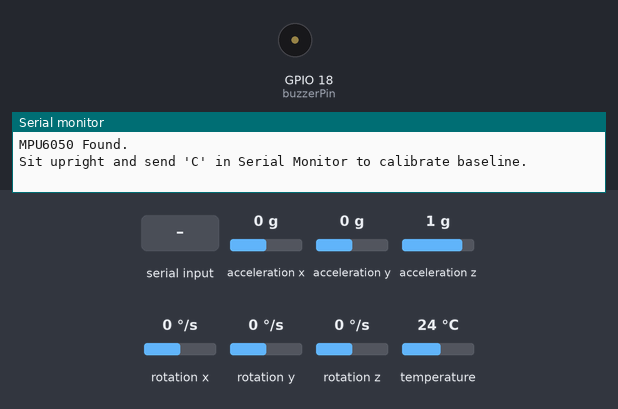
This sketch was run on a simulated ESP32. Parts: buzzer (waves = sounding, pin HIGH), the last lines printed to the serial monitor. The inputs (shaded band) are chosen by the test bench; at power-on: acceleration x 0 g, acceleration y 0 g, acceleration z 1 g, rotation x 0 °/s, rotation y 0 °/s, rotation z 0 °/s, temperature 24 °C.

Above: at 1.3 s.
1.4 s: "C" received over Serial
3.6 s: acceleration x set to -0.4 g
At 4.6 s:
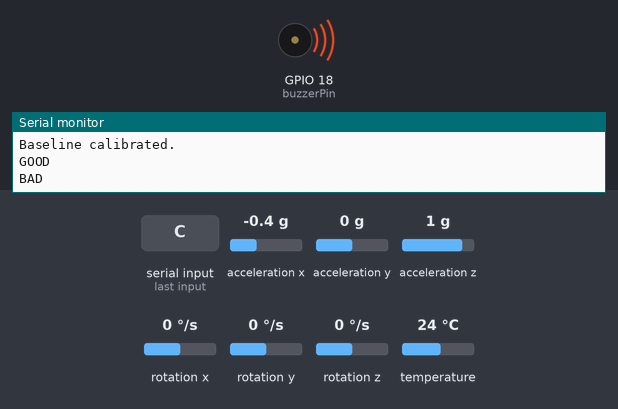
5.1 s: acceleration x set to 0 g
At 5.8 s:
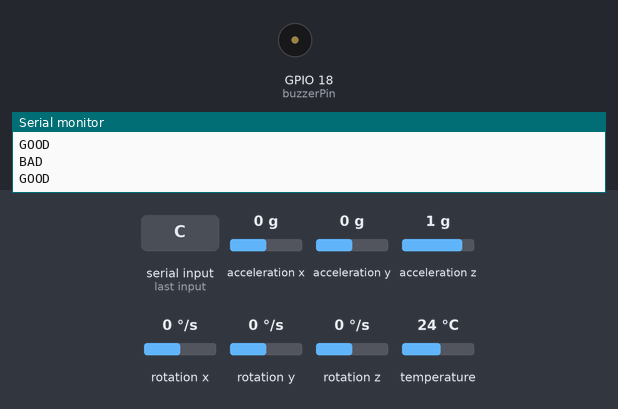
6.6 s: acceleration x set to -1.4 g
At 6.9 s:
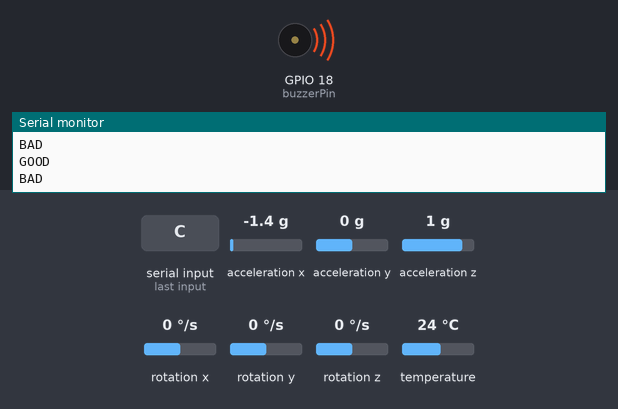
Timing chart, 0 to 9.1 s (numbered marks = the images above; inputs shaded):
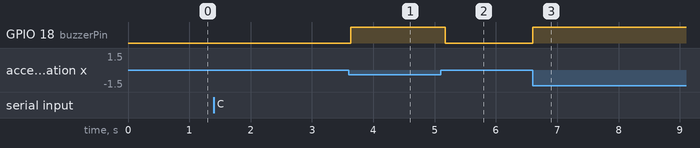

The sketch:

posture_goodbad3_calib_buzzer.ino
```cpp
#include <Adafruit_MPU6050.h>
#include <Adafruit_Sensor.h>
#include <Wire.h>

Adafruit_MPU6050 mpu;

// Calibration storage
bool hasBaseline = false;
float g0x = 0, g0y = 0, g0z = 0;

// Thresholds (tune if needed)
float goodAngleDeg = 12.0;   // angle from baseline considered GOOD
float badAngleDeg  = 15.0;   // angle considered BAD (hysteresis upper bound)

enum State {UNKNOWN, GOOD, BAD};
State posture = UNKNOWN;

// Buzzer pin
const int buzzerPin = 18;   // choose a safe GPIO pin on ESP32

void setup() {
  Serial.begin(115200);
  delay(100);

  // Init MPU at 0x69, fallback to 0x68
  if (!mpu.begin(0x69)) {
    Serial.println("MPU6050 not found at 0x69, trying 0x68...");
    if (!mpu.begin(0x68)) {
      Serial.println("MPU6050 not found. Check wiring.");
      while (1) { delay(10); }
    }
  }
  Serial.println("MPU6050 Found.");

  // Stability settings
  mpu.setAccelerometerRange(MPU6050_RANGE_8_G);
  mpu.setGyroRange(MPU6050_RANGE_500_DEG);
  mpu.setFilterBandwidth(MPU6050_BAND_21_HZ);

  // Buzzer setup
  pinMode(buzzerPin, OUTPUT);
  digitalWrite(buzzerPin, LOW); // start silent

  Serial.println("Sit upright and send 'C' in Serial Monitor to calibrate baseline.");
}

void loop() {
  // Listen for calibration command
  if (Serial.available()) {
    char c = Serial.read();
    if (c == 'C' || c == 'c') {
      calibrateBaseline();
    }
  }

  sensors_event_t a, g, temp;
  mpu.getEvent(&a, &g, &temp);

  float ax = a.acceleration.x;
  float ay = a.acceleration.y;
  float az = a.acceleration.z;

  if (hasBaseline) {
    float angleDeg = angleBetweenVectorsDeg(ax, ay, az, g0x, g0y, g0z);

    // Hysteresis decision
    State newPosture = posture;
    if (posture == UNKNOWN) {
      newPosture = (angleDeg <= goodAngleDeg) ? GOOD : BAD;
    } else if (posture == GOOD) {
      if (angleDeg >= badAngleDeg) newPosture = BAD;
    } else { // BAD
      if (angleDeg <= goodAngleDeg) newPosture = GOOD;
    }

    // Only act when state changes
    if (newPosture != posture) {
      posture = newPosture;
      if (posture == GOOD) {
        Serial.println("GOOD");
      } else {
        Serial.println("BAD");
      }
    }

    // Continuous buzzer logic
    if (posture == BAD) {
      digitalWrite(buzzerPin, HIGH);  // buzzer ON
    } else {
      digitalWrite(buzzerPin, LOW);   // buzzer OFF
    }

  } else {
    // Before calibration, print once every few seconds
    static unsigned long lastMsg = 0;
    if (millis() - lastMsg > 3000) {
      Serial.println("UNCALI");
      lastMsg = millis();
    }
  }

  delay(100);
}

void calibrateBaseline() {
  // Average a short burst to get a stable baseline
  const int M = 30;
  float sx = 0, sy = 0, sz = 0;
  for (int i = 0; i < M; i++) {
    sensors_event_t a, g, temp;
    mpu.getEvent(&a, &g, &temp);
    sx += a.acceleration.x;
    sy += a.acceleration.y;
    sz += a.acceleration.z;
    delay(20);
  }
  g0x = sx / M;
  g0y = sy / M;
  g0z = sz / M;
  hasBaseline = true;

  Serial.println("Baseline calibrated.");
  posture = UNKNOWN; // reset state
}

float angleBetweenVectorsDeg(float ax, float ay, float az,
                             float bx, float by, float bz) {
  float dot = ax*bx + ay*by + az*bz;
  float ma = sqrt(ax*ax + ay*ay + az*az);
  float mb = sqrt(bx*bx + by*by + bz*bz);
  if (ma == 0 || mb == 0) return NAN;
  float c = dot / (ma * mb);
  if (c > 1.0f) c = 1.0f;
  if (c < -1.0f) c = -1.0f;
  return acos(c) * 180.0f / PI;
}
```

Measured:
- the behaviour switches between -0.2 and -0.3 g on acceleration x (found by bisection; images 0 and 1)
- after the input at 3.6 s, GPIO 18 (buzzerPin): LOW → HIGH at once
- after the input at 5.1 s, GPIO 18 (buzzerPin): HIGH → LOW after 0.07 s
- after the input at 6.6 s, GPIO 18 (buzzerPin): LOW → HIGH at once
